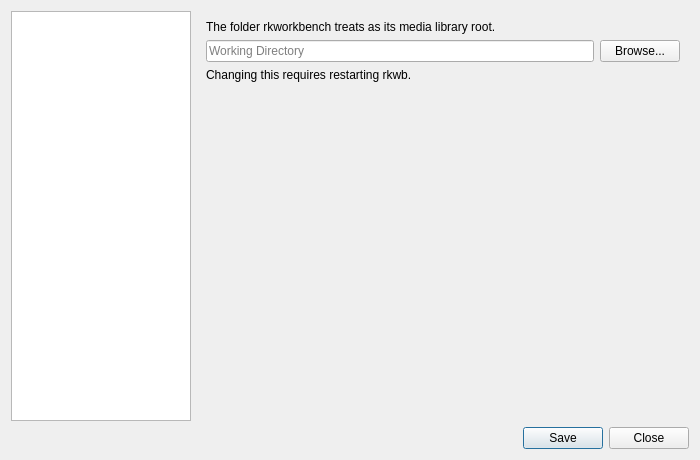
<?xml version="1.0" encoding="UTF-8"?>
<ui version="4.0">
 <class>SettingsDialog</class>
 <widget class="QDialog" name="SettingsDialog">
  <property name="geometry">
   <rect>
    <x>0</x>
    <y>0</y>
    <width>700</width>
    <height>460</height>
   </rect>
  </property>
  <property name="windowTitle">
   <string>Settings</string>
  </property>
  <layout class="QVBoxLayout" name="dialogVLayout">
   <item>
    <layout class="QHBoxLayout" name="mainHLayout">
     <item>
      <widget class="QListWidget" name="categoryList">
       <property name="maximumSize">
        <size>
         <width>180</width>
         <height>16777215</height>
        </size>
       </property>
       <property name="iconSize">
        <size>
         <width>32</width>
         <height>32</height>
        </size>
       </property>
      </widget>
     </item>
     <item>
      <widget class="QStackedWidget" name="pages">
       <widget class="QWidget" name="workingDirPage">
        <layout class="QVBoxLayout" name="workingDirVLayout">
         <item>
          <widget class="QLabel" name="workingDirDesc">
           <property name="text">
            <string>The folder rkworkbench treats as its media library root.</string>
           </property>
           <property name="wordWrap">
            <bool>true</bool>
           </property>
          </widget>
         </item>
         <item>
          <layout class="QHBoxLayout" name="workingDirHLayout">
           <item>
            <widget class="QLineEdit" name="workingDirEdit">
             <property name="placeholderText">
              <string>Working Directory</string>
             </property>
            </widget>
           </item>
           <item>
            <widget class="QPushButton" name="browseWorkingDirBtn">
             <property name="text">
              <string>Browse...</string>
             </property>
            </widget>
           </item>
          </layout>
         </item>
         <item>
          <widget class="QLabel" name="workingDirNote">
           <property name="text">
            <string>Changing this requires restarting rkwb.</string>
           </property>
           <property name="wordWrap">
            <bool>true</bool>
           </property>
          </widget>
         </item>
         <item>
          <spacer name="workingDirSpacer">
           <property name="orientation">
            <enum>Qt::Orientation::Vertical</enum>
           </property>
           <property name="sizeHint" stdset="0">
            <size>
             <width>20</width>
             <height>40</height>
            </size>
           </property>
          </spacer>
         </item>
        </layout>
       </widget>
       <widget class="QWidget" name="tmdbPage">
        <layout class="QVBoxLayout" name="tmdbVLayout">
         <item>
          <widget class="QLabel" name="tmdbDesc">
           <property name="text">
            <string>API key used to look up show and film metadata from TMDB.</string>
           </property>
           <property name="wordWrap">
            <bool>true</bool>
           </property>
          </widget>
         </item>
         <item>
          <widget class="QLineEdit" name="tmdbApiKeyEdit">
           <property name="echoMode">
            <enum>QLineEdit::EchoMode::Password</enum>
           </property>
           <property name="placeholderText">
            <string>TMDB API Key</string>
           </property>
          </widget>
         </item>
         <item>
          <widget class="QLabel" name="tmdbStatusLabel">
           <property name="text">
            <string>Not configured</string>
           </property>
           <property name="wordWrap">
            <bool>true</bool>
           </property>
          </widget>
         </item>
         <item>
          <spacer name="tmdbSpacer">
           <property name="orientation">
            <enum>Qt::Orientation::Vertical</enum>
           </property>
           <property name="sizeHint" stdset="0">
            <size>
             <width>20</width>
             <height>40</height>
            </size>
           </property>
          </spacer>
         </item>
        </layout>
       </widget>
       <widget class="QWidget" name="embyPage">
        <layout class="QVBoxLayout" name="embyVLayout">
         <item>
          <widget class="QLabel" name="embyDesc">
           <property name="text">
            <string>Remote rsync destinations used by Upload / Load from NAS.</string>
           </property>
           <property name="wordWrap">
            <bool>true</bool>
           </property>
          </widget>
         </item>
         <item>
          <widget class="QLineEdit" name="embyTvLocationEdit">
           <property name="placeholderText">
            <string>Remote TV Location</string>
           </property>
          </widget>
         </item>
         <item>
          <widget class="QLineEdit" name="embyMovieLocationEdit">
           <property name="placeholderText">
            <string>Remote Movie Location</string>
           </property>
          </widget>
         </item>
         <item>
          <widget class="QCheckBox" name="rsyncAfterEncodeCheckbox">
           <property name="text">
            <string>Rsync after encode</string>
           </property>
          </widget>
         </item>
         <item>
          <widget class="QLabel" name="rsyncAfterEncodeDesc">
           <property name="text">
            <string>When enabled, an rsync upload of the title is queued as soon as an ffmpeg re-encode or portable-version job for it finishes.</string>
           </property>
           <property name="wordWrap">
            <bool>true</bool>
           </property>
          </widget>
         </item>
         <item>
          <spacer name="embySpacer">
           <property name="orientation">
            <enum>Qt::Orientation::Vertical</enum>
           </property>
           <property name="sizeHint" stdset="0">
            <size>
             <width>20</width>
             <height>40</height>
            </size>
           </property>
          </spacer>
         </item>
        </layout>
       </widget>
       <widget class="QWidget" name="haPage">
        <layout class="QVBoxLayout" name="haVLayout">
         <item>
          <widget class="QLabel" name="haDesc">
           <property name="text">
            <string>Pushes encode/rsync progress and queue depth to a Home Assistant instance every 30s, so an automation can notify you when jobs finish.</string>
           </property>
           <property name="wordWrap">
            <bool>true</bool>
           </property>
          </widget>
         </item>
         <item>
          <widget class="QLineEdit" name="haBaseUrlEdit">
           <property name="placeholderText">
            <string>http://homeassistant.local:8123</string>
           </property>
          </widget>
         </item>
         <item>
          <widget class="QLineEdit" name="haTokenEdit">
           <property name="echoMode">
            <enum>QLineEdit::EchoMode::Password</enum>
           </property>
           <property name="placeholderText">
            <string>Long-Lived Access Token</string>
           </property>
          </widget>
         </item>
         <item>
          <widget class="QLabel" name="haStatusLabel">
           <property name="text">
            <string>Not configured</string>
           </property>
           <property name="wordWrap">
            <bool>true</bool>
           </property>
          </widget>
         </item>
         <item>
          <layout class="QHBoxLayout" name="haTestHLayout">
           <item>
            <widget class="QPushButton" name="haTestBtn">
             <property name="text">
              <string>Test Connection</string>
             </property>
            </widget>
           </item>
           <item>
            <widget class="QLabel" name="haTestStatusLabel">
             <property name="text">
              <string/>
             </property>
            </widget>
           </item>
           <item>
            <spacer name="haTestSpacer">
             <property name="orientation">
              <enum>Qt::Orientation::Horizontal</enum>
             </property>
             <property name="sizeHint" stdset="0">
              <size>
               <width>40</width>
               <height>20</height>
              </size>
             </property>
            </spacer>
           </item>
          </layout>
         </item>
         <item>
          <spacer name="haSpacer">
           <property name="orientation">
            <enum>Qt::Orientation::Vertical</enum>
           </property>
           <property name="sizeHint" stdset="0">
            <size>
             <width>20</width>
             <height>40</height>
            </size>
           </property>
          </spacer>
         </item>
        </layout>
       </widget>
       <widget class="QWidget" name="usbCopyPage">
        <layout class="QVBoxLayout" name="usbCopyVLayout">
         <item>
          <widget class="QLabel" name="usbCopyDesc">
           <property name="text">
            <string>Options for copying titles in from a USB drive.</string>
           </property>
           <property name="wordWrap">
            <bool>true</bool>
           </property>
          </widget>
         </item>
         <item>
          <widget class="QCheckBox" name="deleteUsbCheckbox">
           <property name="text">
            <string>Delete source files after copy</string>
           </property>
          </widget>
         </item>
         <item>
          <spacer name="usbCopySpacer">
           <property name="orientation">
            <enum>Qt::Orientation::Vertical</enum>
           </property>
           <property name="sizeHint" stdset="0">
            <size>
             <width>20</width>
             <height>40</height>
            </size>
           </property>
          </spacer>
         </item>
        </layout>
       </widget>
       <widget class="QWidget" name="encodePage">
        <layout class="QVBoxLayout" name="encodeVLayout">
         <item>
          <widget class="QLabel" name="encodeDesc">
           <property name="text">
            <string>ffmpeg command used to re-encode video. ${in} and ${out} are substituted with the source and destination paths.</string>
           </property>
           <property name="wordWrap">
            <bool>true</bool>
           </property>
          </widget>
         </item>
         <item>
          <widget class="QComboBox" name="preprocessorTemplates">
           <item>
            <property name="text">
             <string>CPU (libx265)</string>
            </property>
           </item>
           <item>
            <property name="text">
             <string>NVENC (HEVC)</string>
            </property>
           </item>
           <item>
            <property name="text">
             <string>NVENC (AV1)</string>
            </property>
           </item>
          </widget>
         </item>
         <item>
          <widget class="QLineEdit" name="preprocessorCommand">
           <property name="placeholderText">
            <string>Preprocessor Command</string>
           </property>
          </widget>
         </item>
         <item>
          <spacer name="encodeSpacer">
           <property name="orientation">
            <enum>Qt::Orientation::Vertical</enum>
           </property>
           <property name="sizeHint" stdset="0">
            <size>
             <width>20</width>
             <height>40</height>
            </size>
           </property>
          </spacer>
         </item>
        </layout>
       </widget>
      </widget>
     </item>
    </layout>
   </item>
   <item>
    <widget class="QDialogButtonBox" name="buttonBox">
     <property name="standardButtons">
      <set>QDialogButtonBox::StandardButton::Close|QDialogButtonBox::StandardButton::Save</set>
     </property>
    </widget>
   </item>
  </layout>
 </widget>
 <resources/>
 <connections/>
</ui>
